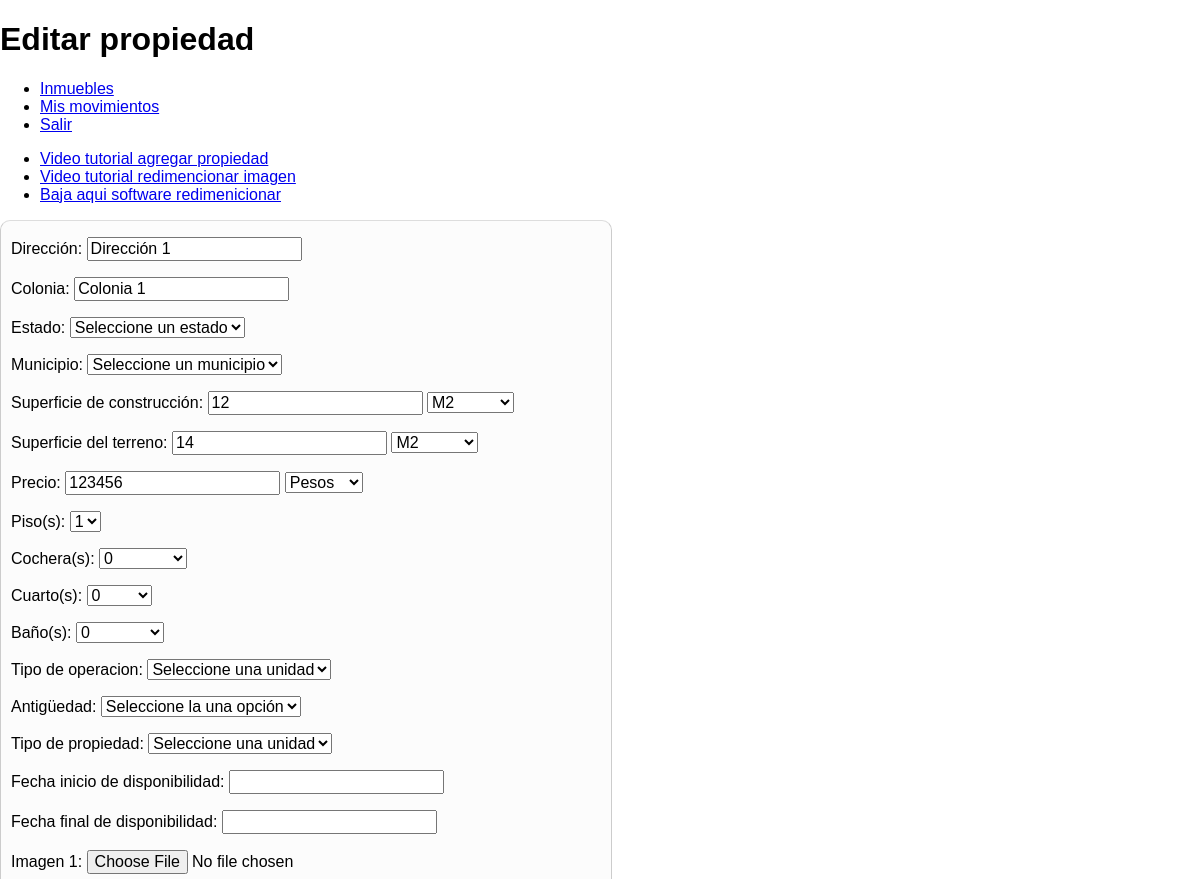
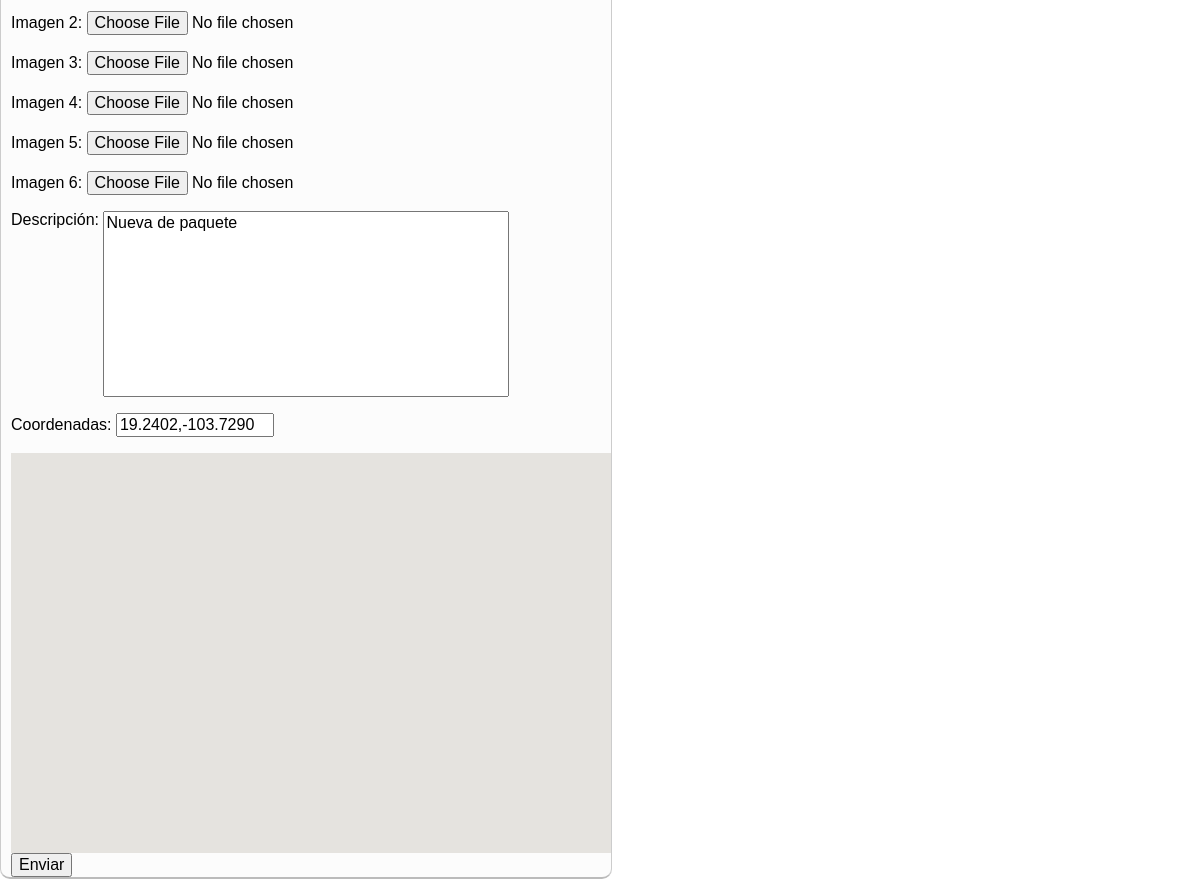
/editar.php?id=7 (signed in), run on the app's committed database (2 pictures, top to bottom).
### tables this page shows
CREATE TABLE IF NOT EXISTS `propiedades` (
  `IdPropiedad` int(11) NOT NULL AUTO_INCREMENT,
  `Direccion` varchar(250) NOT NULL,
  `Colonia` varchar(100) NOT NULL,
  `Estado` varchar(20) NOT NULL,
  `Municipio` varchar(20) NOT NULL,
  `Construccion` varchar(20) NOT NULL,
  `Unidad1` varchar(10) NOT NULL,
  `Terreno` int(11) NOT NULL,
  `Unidad2` varchar(10) NOT NULL,
  `Precio` int(11) NOT NULL,
  `Moneda` varchar(10) NOT NULL,
  `Piso` int(11) NOT NULL,
  `Cochera` varchar(10) NOT NULL,
  `Cuarto` varchar(10) NOT NULL,
  `Bath` varchar(10) NOT NULL,
  `TOperacion` varchar(10) NOT NULL,
  `Antiguedad` varchar(20) NOT NULL,
  `TPropiedad` varchar(20) NOT NULL,
  `FInicio` varchar(10) NOT NULL,
  `FFin` varchar(10) NOT NULL,
  `Foto1` varchar(250) NOT NULL,
  `Foto2` varchar(250) NOT NULL,
  `Foto3` varchar(250) NOT NULL,
  `Foto4` varchar(250) NOT NULL,
  `Foto5` varchar(250) NOT NULL,
  `Foto6` varchar(250) NOT NULL,
  `Descripcion` varchar(500) NOT NULL,
  `Coordenadas` varchar(100) NOT NULL,
  `Disponible` varchar(2) NOT NULL,
  PRIMARY KEY (`IdPropiedad`)
);

### api/dbConfig.php (called while the page is built, shortened)
<?php
	$dbName="mapavende";
?>

### api/consultas.php (called while the page is built, shortened)
<?php
	function consultar($query){
		require('dbConfig.php');
		$conexion =  mysql_connect($serverAddress, $user, $passwd);
		$resultado= mysql_query($query, $conexion);
		$i=0;
		while ($reg2=mysql_fetch_array($resultado)){
			$arreglo[$i]=$reg2;
			$i++;
		}
		if($i==0){
			return $reg2;
		}
		else{
			return $arreglo;
		}
	}
?>

### editar.php (the view, shortened to what this page needs)
<?php
include ("api/consultas.php");
$id_propiedad = $_GET["id"];
$propiedad = consultar("SELECT * FROM propiedades WHERE IdPropiedad= $id_propiedad");
?>
<!DOCTYPE html PUBLIC "-//W3C//DTD XHTML 1.0 Strict//EN" "http://www.w3.org/TR/xhtml1/DTD/xhtml1-strict.dtd">
<html xmlns="http://www.w3.org/1999/xhtml" xml:lang="es" lang="es">
<head>
  <link rel="stylesheet" href="assets/css/main.css">
    <link rel="stylesheet" href="assets/css/main.css">
    <link rel="stylesheet" href="assets/css/normalize.css">
  </head>
<body onload="load();" onunload="GUnload();">
<h1>Editar propiedad</h1>
<ul>
	<li><a href="lista_propiedades.php">Inmuebles</a></li>
	<li><a href="mis_movimientos.php">Mis movimientos</a></li>
	<li><a href="exit.php">Salir</a></li>
</ul>
<div>
<ul>
	<li><a href="http://vimeo.com/15888243">Video tutorial agregar propiedad</a></li>
	<li><a href="http://vimeo.com/17195272">Video tutorial redimencionar imagen</a></li>
	<li><a href="http://www.ampicolima.com.mx/admin/archivos/vso_redimensionar.exe">Baja aqui software redimenicionar</a></li>
</ul>
</div>
<div class="formAgregar">
<form name="form" method="post" action="api/editProperty.php" enctype="multipart/form-data">
<?php
echo "<p>Dirección: <input type= 'text' name='direccion' value='".$propiedad['0']['Direccion']."'></input></p>";
echo "<p>Colonia: <input type= 'text' name='colonia' value='".$propiedad['0']['Colonia']."'></input></p>";
echo "<p>Estado: <select name='estado' class='cambiar'> <option value='0'>Seleccione un estado</option>";
echo "</select></p>";
?>
<p>Municipio: <select name='municipio' class="municipio">
  <option>Seleccione un municipio</option>
</select></p>
<p>Superficie de construcción: <input type="text" name="construccion" onkeypress="return validar(event)" value="<?php echo $propiedad['0']['Construccion'];?>"></input>
<select name="unidad1">
<option value="M2">M2</option>
</select></p>
<p>Superficie del terreno: <input type="text" name="terreno" onkeypress="return validar(event)" value="<?php echo $propiedad['0']['Terreno'];?>"></input>
<select name="unidad2">
<option value="M2">M2</option>
</select></p>
<p>Precio: <input type="text" name="precio" onkeypress="return validar(event)" value="<?php echo $propiedad['0']['Precio'];?>"></input>
<select name="moneda">
<option value="Pesos">Pesos</option>
</select></p>
<p>Piso(s): <select name="piso">
<option value ="1">1</option>
</select></p>
<?php
echo "<p>Cochera(s): <select name='cochera'>";
for ($i=0; $i<10; $i++){
  echo "<option value='".$i."'>".$i."</option>";
}
echo "</select></p>";
?>
<?php
echo "<p>Cuarto(s): <select name='cuarto'>";
for ($i=0; $i<7; $i++){
  echo "<option value='".$i."'>".$i."</option>";
}
echo "</select></p>";
?>
<?php
echo "<p>Baño(s): <select name='bath'>";
for ($i=0; $i<7; $i++){
  echo "<option value='".$i."'>".$i."</option>";
}
echo "</select></p>";
?>
<p>Tipo de operacion: <select name="toperacion">
<option value ="seleccionar">Seleccione una unidad</option>
</select></p>
<p>Antigüedad: <select name="antiguedad">
<option value ="seleccionar">Seleccione la una opción</option>
</select></p>
<p>Tipo de propiedad: <select name="tpropiedad">
<option value ="seleccionar">Seleccione una unidad</option>
</select></p>
<p>Fecha inicio de disponibilidad: <input type="text" name="finicio" id="datePicker"><p>
<p>Fecha final de disponibilidad: <input type="text" name="ffin" id="datePicker"><p>
<p>Imagen 1: <input type="file" name="foto1" accept='image/jpeg, image/bmp' value="">
<p>Imagen 2: <input type="file" name="foto2" accept='image/jpeg, image/bmp' value="">
<p>Imagen 3: <input type="file" name="foto3" accept='image/jpeg, image/bmp' value="">
<p>Imagen 4: <input type="file" name="foto4" accept='image/jpeg, image/bmp' value="">
<p>Imagen 5: <input type="file" name="foto5" accept='image/jpeg, image/bmp' value="">
<p>Imagen 6: <input type="file" name="foto6" accept='image/jpeg, image/bmp' value="">
<p>Descripción: <textarea id ="descripcion" name="descripcion"rows="10" maxlength="500"><?php echo $propiedad['0']['Descripcion'];?></textarea>
<p>Coordenadas: <input type="text" name="coordenadas" readonly="readonly" style="width: 150px;" value ="<?php echo $propiedad['0']['Coordenadas'];?>"/></p>
<div id="map" style="width: 600px; height: 400px; position: relative; background-color: rgb(229, 227, 223);">
</div>
<input type="submit" name="editar" class="button" value="Enviar">
</form>
</div>
</body>
</html>

### assets/css/main.css (style rules this page uses)
.formAgregar { width: 600px; padding-left: 10px; background: #fcfcfc repeat-x left bottom; border: 1px solid #ccc; border-bottom: 2px solid #bbb; border-top: 1px solid #ddd; border-radius: 10px; }
.formAgregar #descripcion { width: 400px; resize: none; }

### data on the page
propiedades: direccion "Dirección 1", colonia "Colonia 1", construccion "12", terreno "14", precio "123456", descripcion "Nueva de paquete", coordenadas "19.2402,-103.7290"

### other printed values
form field cochera "0"
form field cuarto "0"
form field bath "0"
